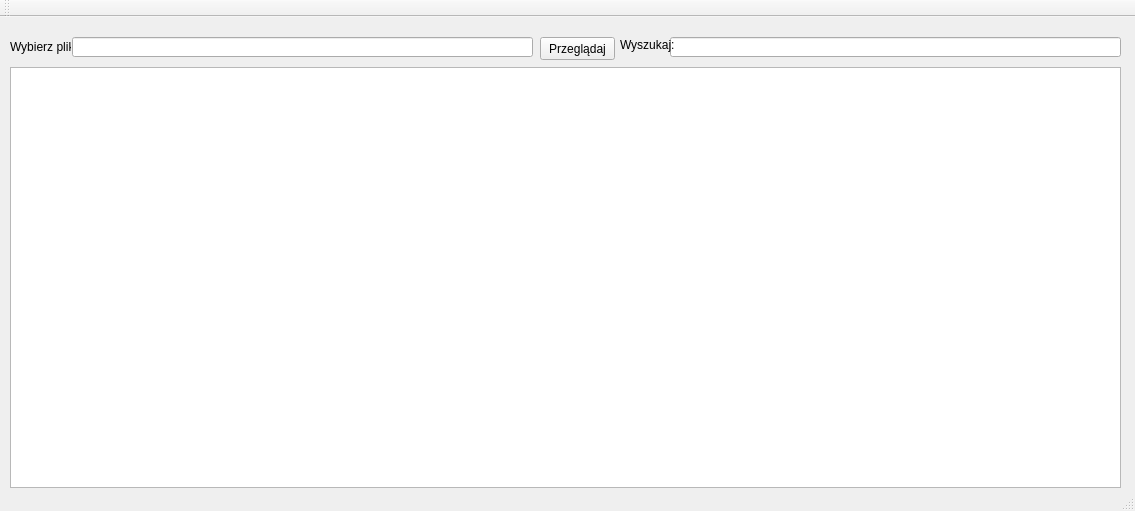
<?xml version="1.0" encoding="UTF-8"?>
<ui version="4.0">
 <class>AgatkuClass</class>
 <widget class="QMainWindow" name="AgatkuClass">
  <property name="geometry">
   <rect>
    <x>0</x>
    <y>0</y>
    <width>1135</width>
    <height>511</height>
   </rect>
  </property>
  <property name="windowTitle">
   <string>Agatku</string>
  </property>
  <widget class="QWidget" name="centralWidget">
   <widget class="QLineEdit" name="lineEditFile">
    <property name="geometry">
     <rect>
      <x>72</x>
      <y>20</y>
      <width>461</width>
      <height>20</height>
     </rect>
    </property>
   </widget>
   <widget class="QLabel" name="label">
    <property name="geometry">
     <rect>
      <x>10</x>
      <y>20</y>
      <width>61</width>
      <height>20</height>
     </rect>
    </property>
    <property name="text">
     <string>Wybierz plik:</string>
    </property>
   </widget>
   <widget class="QLineEdit" name="lineEditSearch">
    <property name="geometry">
     <rect>
      <x>670</x>
      <y>20</y>
      <width>451</width>
      <height>20</height>
     </rect>
    </property>
    <property name="text">
     <string/>
    </property>
   </widget>
   <widget class="QLabel" name="label_2">
    <property name="geometry">
     <rect>
      <x>620</x>
      <y>20</y>
      <width>61</width>
      <height>16</height>
     </rect>
    </property>
    <property name="text">
     <string>Wyszukaj: </string>
    </property>
   </widget>
   <widget class="QPushButton" name="pushButtonBrowse">
    <property name="geometry">
     <rect>
      <x>540</x>
      <y>20</y>
      <width>75</width>
      <height>23</height>
     </rect>
    </property>
    <property name="text">
     <string>Przeglądaj</string>
    </property>
   </widget>
   <widget class="QTableView" name="tableViewPayments">
    <property name="geometry">
     <rect>
      <x>10</x>
      <y>50</y>
      <width>1111</width>
      <height>421</height>
     </rect>
    </property>
    <property name="sizePolicy">
     <sizepolicy hsizetype="Expanding" vsizetype="Expanding">
      <horstretch>100</horstretch>
      <verstretch>100</verstretch>
     </sizepolicy>
    </property>
   </widget>
  </widget>
  <widget class="QMenuBar" name="menuBar">
   <property name="geometry">
    <rect>
     <x>0</x>
     <y>0</y>
     <width>1135</width>
     <height>21</height>
    </rect>
   </property>
  </widget>
  <widget class="QToolBar" name="mainToolBar">
   <attribute name="toolBarArea">
    <enum>TopToolBarArea</enum>
   </attribute>
   <attribute name="toolBarBreak">
    <bool>false</bool>
   </attribute>
  </widget>
  <widget class="QStatusBar" name="statusBar"/>
 </widget>
 <layoutdefault spacing="6" margin="11"/>
 <resources/>
 <connections/>
</ui>
